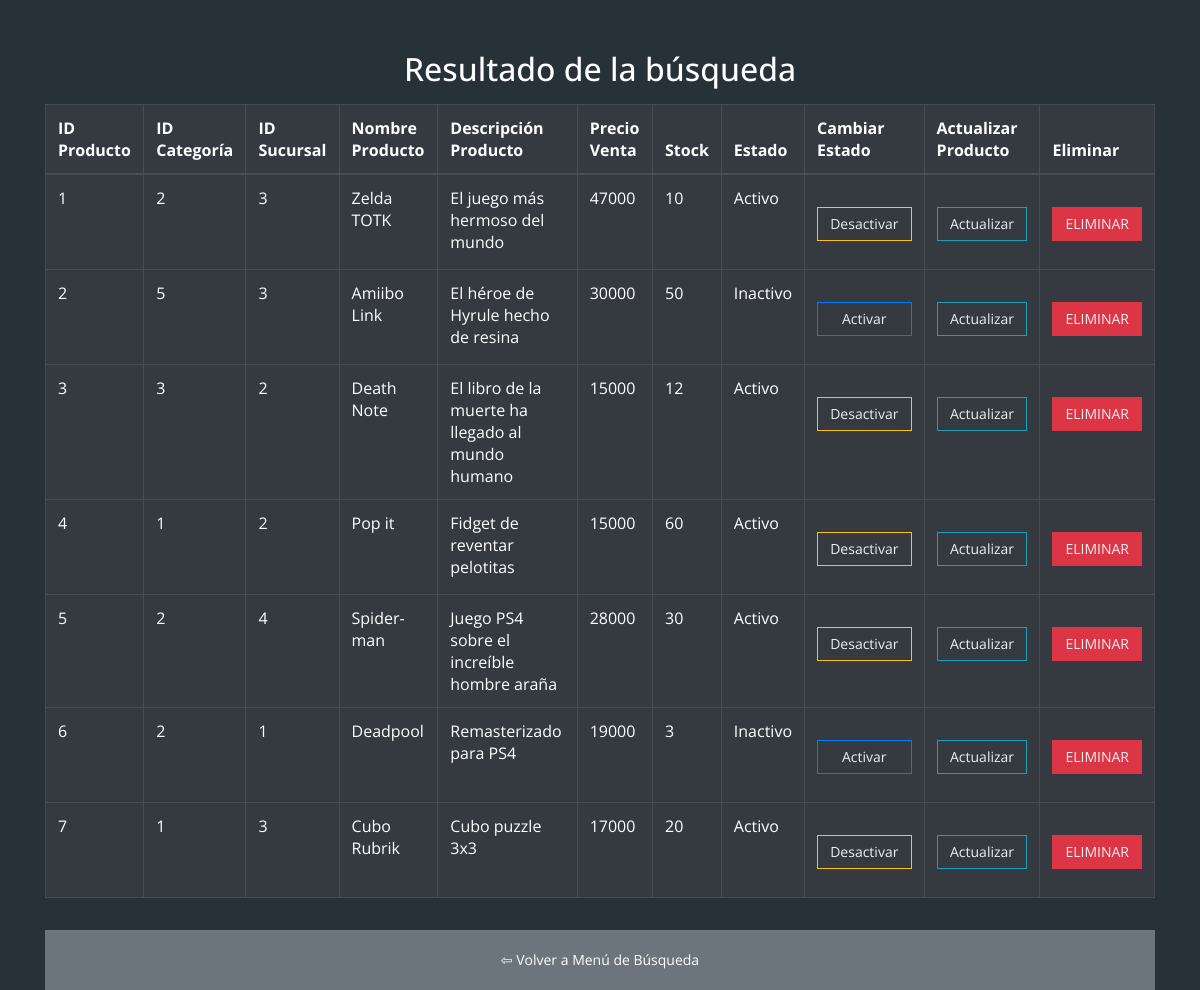
Screenshot of /controller/ControllerBusquedaProd.php with the database file from the repository.
### tables this page shows
create table PRODUCTOS 
(
   ID_PRODUCTO          integer                        not null AUTO_INCREMENT,
   ID_CATEGORIA         integer                        null,
   RUT_USU              varchar(11)                     null,
   ID_SUCURSAL          integer                        null,
   NOMBRE_PROD          varchar(30)                    null,
   DESCRIPCION_PROD     varchar(60)                    null,
   PRECIO_VTA           integer                        null,
   STOCK_PROD           integer                        null,
   ESTADO_PROD			varchar(10)						    null,
   FECHA_CREACION_PROD  timestamp                      null,
   FECHA_ACTUALIZACION_PROD timestamp                      null,
   constraint PK_PRODUCTOS primary key (ID_PRODUCTO)
);

### model/ModeloGestionStock.php (called while the page is built, shortened)
<?php
  class ModeloGestionStock{
    public function busquedaProducto($nombre, $sucursal){
      if($sucursal > 0){
        $query = "SELECT * FROM `productos` WHERE (NOMBRE_PROD LIKE '%$nombre%') and (ID_SUCURSAL = $sucursal) or (ID_PRODUCTO  LIKE '%$nombre%') and (ID_SUCURSAL = $sucursal)";
      } else {
        $query = "SELECT * FROM `productos` WHERE (NOMBRE_PROD LIKE '%$nombre%') or
      (ID_PRODUCTO  LIKE '%$nombre%')";  }
      $stringConnection = Conexion::conectar();
      $datos = mysqli_query($stringConnection, $query);
      return $datos;
    }
  }

### controller/ControllerBusquedaProd.php (the view, shortened to what this page needs)
<?php
include ('./../model/ModeloGestionStock.php');
$nombre_codigo = $_POST['nombre_cod'];
$sucursal = $_POST['sucursal_busqueda'];
$objBusqueda = new ModeloGestionStock();
$respuesta = $objBusqueda->busquedaProducto($nombre_codigo, $sucursal);
?>
<html>
<link rel="stylesheet" href="https://cdn.jsdelivr.net/npm/bootstrap@4.6.2/dist/css/bootstrap.min.css">
<head>
<body>
  <div class="container">
    <div class="row ">
      <div class="col-12">
        <h2 class="mb-3 text-center" style="color: fff" >Resultado de la búsqueda</h2>
      </div>
    </div>
    <div class="row">
      <div class="col-sm-12 col-xs-12 col-md-12">
        <table class="table table-bordered table-dark">
        <thead>
          <tr style='border: 1px solid #ccc;'>
            <th scope="col">ID Producto</th>
            <th scope="col">ID Categoría</th>
            <th scope="col">ID Sucursal</th>
            <th scope="col">Nombre Producto</th>
            <th scope="col">Descripción Producto</th>
            <th scope="col">Precio Venta</th>
            <th scope="col">Stock</th>
            <th scope="col">Estado</th>
            <th scope="col">Cambiar Estado</th>
            <th scope="col">Actualizar Producto</th>
            <th scope="col">Eliminar</th>
          </tr>
        </thead>
        <tbody>
          <?php
          foreach($respuesta as $value){
            $id = $value['ID_PRODUCTO'];
            $cat = $value['ID_CATEGORIA'];
            $id_suc = $value['ID_SUCURSAL'];
            $nombre_prod = $value['NOMBRE_PROD'];
            $desc = $value['DESCRIPCION_PROD'];
            $precio = $value['PRECIO_VTA'];
            $stock = $value['STOCK_PROD'];
            $estado = $value['ESTADO_PROD'];
            echo '<tr>
            <td>'.$id.'</td>
            <td>'.$cat.'</td>
            <td>'.$id_suc.'</td>
            <td>'.$nombre_prod.'</td>
            <td>'.$desc.'</td>
            <td>'.$precio.'</td>
            <td>'.$stock.'</td>
            <td>'.$estado.'</td>
            <td>
              '.(($estado=='Activo'? ' <form action="../view/desactivarProducto.php" method="POST">' :  '<form action="../view/activarProducto.php" method="POST">')).'
              <input type="hidden" name="id_prod" value="'.$id.'">
              <input type="hidden" name="cat_prod" value="'.$cat.'">
              <input type="hidden" name="id_suc" value="'.$id_suc.'">
              <input type="hidden" name="nombre_prod" value="'.$nombre_prod.'">
              <input type="hidden" name="precio_prod" value="'.$precio.'">
              <input type="hidden" name="stock_prod" value="'.$stock.'">
              <input type="hidden" name="estado" value="'.$estado.'">
              <button class="btn btn-lg '.(($estado== 'Activo'? 'btn-outline-warning' : 'btn-outline-primary')).' btn-block" type="submit">
              <p style="padding: 0; margin: 0">'.(($estado== 'Activo'? 'Desactivar' : 'Activar')).'</p>
              </button>
              </form>
            </td>
            <td>
            <form action="../view/actualizarProducto.php" method="POST">
            <input type="hidden" name="id_prod" value="'.$id.'">
            <input type="hidden" name="cat_prod" value="'.$cat.'">
            <input type="hidden" name="id_suc" value="'.$id_suc.'">
            <input type="hidden" name="nombre_prod" value="'.$nombre_prod.'">
            <input type="hidden" name="descripcion" value="'.$desc.'">
            <input type="hidden" name="precio_prod" value="'.$precio.'">
            <input type="hidden" name="stock_prod" value="'.$stock.'">
            <input type="hidden" name="estado" value="'.$estado.'">
            <button class="btn btn-lg btn-outline-info btn-block" type="submit">
            <p style="padding: 0; margin: 0"> Actualizar </p>
            </button>
            </form>
          </td>
            <td>
            <form action="../view/eliminarProducto.php" method="POST">
            <input type="hidden" name="id_prod" value="'.$id.'">
            <input type="hidden" name="cat_prod" value="'.$cat.'">
            <input type="hidden" name="id_suc" value="'.$id_suc.'">
            <input type="hidden" name="nombre_prod" value="'.$nombre_prod.'">
            <input type="hidden" name="precio_prod" value="'.$precio.'">
            <input type="hidden" name="stock_prod" value="'.$stock.'">
            <input type="hidden" name="estado" value="'.$estado.'">
            <button class="btn btn-lg btn-danger btn-block" type="submit">
            <p style="padding: 0; margin: 0"> ELIMINAR </p>
            </button>
            </form>
          </td>
          </tr>';
          }
          ?>
        </tbody>
      </table>
      </div>
    </div>
    <div class="row">
      <div class="col-12">
        <a href="./../view/busquedaProducto.php">
          <div class="btn btn-lg btn-secondary btn-block mt-3 cursor" style="height:60px; display: flex; align-items: center; justify-content: center;">
            ⇦  Volver a Menú de Búsqueda
          </div>
        </a>
      </div>
    </div>
  </div>
</body>
</html>

### controller/ControllerBusquedaProd.php (style rules this page uses)
body { background-color: #263238; padding-top: 50px; font-family: 'Open Sans', sans-serif; }
p { padding-top: 10px; color: #ecf0f1; font-size: 1.0em; }
a { color: #f1c40f; }
button { margin-top: 20px; }
.btn { display: inline-block; padding: 6px 12px; margin-bottom: 0; font-size: 14px; font-weight: normal; line-height: 1.42857143; text-align: center; white-space: nowrap; vertical-align: middle; -ms-touch-action: manipulation; touch-action: manipulation; cursor: pointer; -webkit-user-select: none; -moz-user-select: none; -ms-user-select: none; user-select: none; background-image: none; border-radius: 0; }

### rows the page displays
productos: ID_PRODUCTO "1", ID_CATEGORIA "2", ID_SUCURSAL "3", NOMBRE_PROD "Zelda TOTK", DESCRIPCION_PROD "El juego más hermoso del mundo", PRECIO_VTA "47000", STOCK_PROD "10", ESTADO_PROD "Activo", shows "Desactivar"
productos: ID_PRODUCTO "2", ID_CATEGORIA "5", ID_SUCURSAL "3", NOMBRE_PROD "Amiibo Link", DESCRIPCION_PROD "El héroe de Hyrule hecho de resina", PRECIO_VTA "30000", STOCK_PROD "50", ESTADO_PROD "Inactivo", shows "Activar"
productos: ID_PRODUCTO "3", ID_CATEGORIA "3", ID_SUCURSAL "2", NOMBRE_PROD "Death Note", DESCRIPCION_PROD "El libro de la muerte ha llegado al mundo humano", PRECIO_VTA "15000", STOCK_PROD "12", ESTADO_PROD "Activo", shows "Desactivar"
productos: ID_PRODUCTO "4", ID_CATEGORIA "1", ID_SUCURSAL "2", NOMBRE_PROD "Pop it", DESCRIPCION_PROD "Fidget de reventar pelotitas", PRECIO_VTA "15000", STOCK_PROD "60", ESTADO_PROD "Activo", shows "Desactivar"
productos: ID_PRODUCTO "5", ID_CATEGORIA "2", ID_SUCURSAL "4", NOMBRE_PROD "Spider-man", DESCRIPCION_PROD "Juego PS4 sobre el increíble hombre araña", PRECIO_VTA "28000", STOCK_PROD "30", ESTADO_PROD "Activo", shows "Desactivar"
productos: ID_PRODUCTO "6", ID_CATEGORIA "2", ID_SUCURSAL "1", NOMBRE_PROD "Deadpool", DESCRIPCION_PROD "Remasterizado para PS4", PRECIO_VTA "19000", STOCK_PROD "3", ESTADO_PROD "Inactivo", shows "Activar"
productos: ID_PRODUCTO "7", ID_CATEGORIA "1", ID_SUCURSAL "3", NOMBRE_PROD "Cubo Rubrik", DESCRIPCION_PROD "Cubo puzzle 3x3", PRECIO_VTA "17000", STOCK_PROD "20", ESTADO_PROD "Activo", shows "Desactivar"
